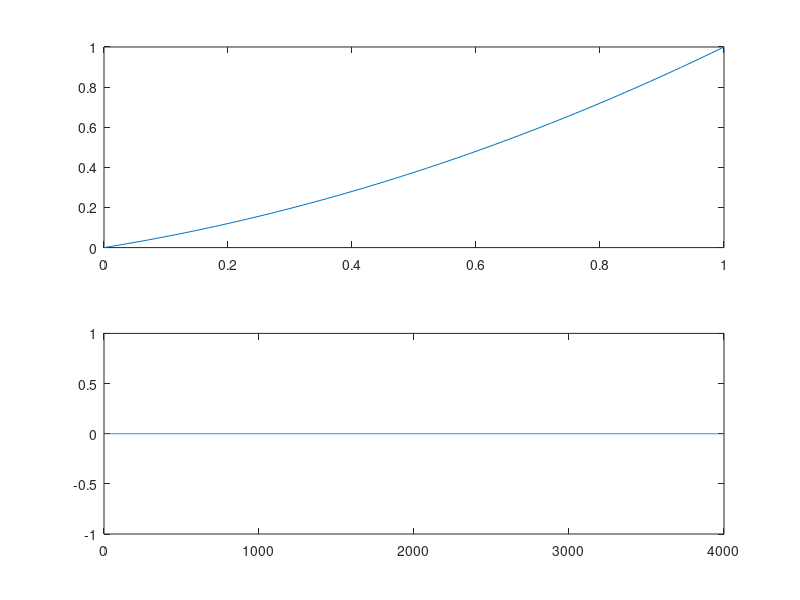

This figure's MATLAB source:
addpath(genpath(pwd));
addpath('/home/lowjunen/StanfordMSL/quadrotor_sim/flight/ros/custom_msgs/matlab_msg_gen_ros1/glnxa64/install/m')
clear; clc;
rehash toolboxcache

%% Load Trajectory Array

data_csv = dir([pwd '/misc/sysID/data/thrust_stand/*']);
data_csv = data_csv(3:end);         % remove . and ..
N = size(data_csv,1);

%% SysID

data_raw = zeros(0,22);
for k = 1:N-1
    if k == 1
        feed = csvread(data_csv(k).name,1,0);
        
        % Noticeable difference between forward and backward of continuous
        % ramp so pick one
%         feed = [feed(1:33,:) ; feed(57:79,:) ; feed(103:125,:)]; % ascend
        feed = [feed(34:56,:) ; feed(80:102,:) ; feed(126:end,:)]; % descend
    else
        feed = csvread(data_csv(k).name,1,0);
    end
    
    data_raw = [data_raw ; feed];
end

idx = find(data_raw(:,13)<=10);
data_raw(idx,:) = [];
idx = find(data_raw(:,10)<=0);
data_raw(idx,:) = [];

rel_pwm = (data_raw(:,2)-1000)./1000;

thrust = data_raw(:,10).*9.81;
thrust_min = min(thrust);
thrust_max = max(thrust);
rel_thrust = thrust./thrust_max;

w = data_raw(:,13);
w_min = min(w);
w_max = max(w);

tau = data_raw(:,9);
b = thrust\tau;

figure(1)
clf

subplot(2,1,1)
plot(rel_pwm,rel_thrust,'*')
hold on

thr_mdl = 0.5;
x = 0:0.01:1;
y = thr_mdl*x.^2+(1-thr_mdl)*x;
plot(x,y)

subplot(2,1,2)
plot(w,thrust,'*');
hold on
kw = (w.^2)\thrust;
w_test = 0:1:4000;
thrust_test = kw.*w_test.^2;

plot(w_test,thrust_test);